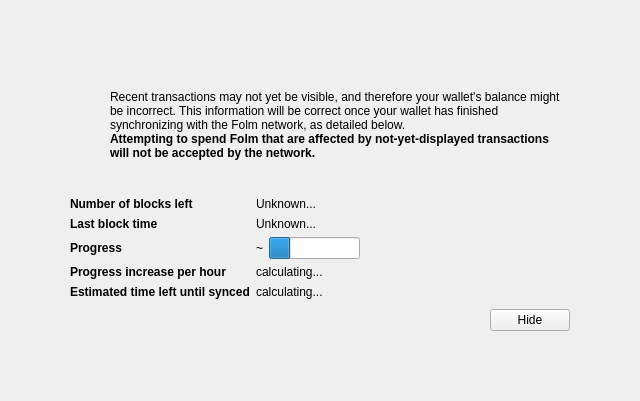
<?xml version="1.0" encoding="UTF-8"?>
<ui version="4.0">
 <class>ModalOverlay</class>
 <widget class="ModalOverlay" name="ModalOverlay">
  <property name="geometry">
   <rect>
    <x>0</x>
    <y>0</y>
    <width>640</width>
    <height>401</height>
   </rect>
  </property>
  <property name="windowTitle">
   <string>Form</string>
  </property>
  <layout class="QVBoxLayout" name="verticalLayout" stretch="0">
   <property name="sizeConstraint">
    <enum>QLayout::SetDefaultConstraint</enum>
   </property>
   <property name="leftMargin">
    <number>0</number>
   </property>
   <property name="topMargin">
    <number>0</number>
   </property>
   <property name="rightMargin">
    <number>0</number>
   </property>
   <property name="bottomMargin">
    <number>0</number>
   </property>
   <item>
    <widget class="QWidget" name="bgWidget" native="true">
     <property name="styleSheet">
      <string notr="true"/>
     </property>
     <layout class="QVBoxLayout" name="verticalLayoutMain" stretch="0">
      <property name="leftMargin">
       <number>60</number>
      </property>
      <property name="topMargin">
       <number>60</number>
      </property>
      <property name="rightMargin">
       <number>60</number>
      </property>
      <property name="bottomMargin">
       <number>60</number>
      </property>
      <item>
       <widget class="QWidget" name="contentWidget" native="true">
        <property name="styleSheet">
         <string notr="true"/>
        </property>
        <layout class="QVBoxLayout" name="verticalLayoutSub" stretch="1,0,0,0,0">
         <property name="spacing">
          <number>0</number>
         </property>
         <property name="leftMargin">
          <number>10</number>
         </property>
         <property name="topMargin">
          <number>10</number>
         </property>
         <property name="rightMargin">
          <number>10</number>
         </property>
         <property name="bottomMargin">
          <number>10</number>
         </property>
         <item>
          <layout class="QHBoxLayout" name="horizontalLayoutIconText" stretch="0,1">
           <property name="topMargin">
            <number>20</number>
           </property>
           <item>
            <layout class="QVBoxLayout" name="verticalLayoutIcon">
             <property name="leftMargin">
              <number>0</number>
             </property>
             <item>
              <widget class="QPushButton" name="warningIcon">
               <property name="enabled">
                <bool>false</bool>
               </property>
               <property name="text">
                <string/>
               </property>
               <property name="icon">
                <iconset>
                 <normaloff>:/icons/warning</normaloff>
                 <disabledoff>:/icons/warning</disabledoff>:/icons/warning</iconset>
               </property>
               <property name="iconSize">
                <size>
                 <width>48</width>
                 <height>48</height>
                </size>
               </property>
               <property name="flat">
                <bool>true</bool>
               </property>
              </widget>
             </item>
             <item>
              <spacer name="verticalSpacerWarningIcon">
               <property name="orientation">
                <enum>Qt::Vertical</enum>
               </property>
               <property name="sizeHint" stdset="0">
                <size>
                 <width>20</width>
                 <height>40</height>
                </size>
               </property>
              </spacer>
             </item>
            </layout>
           </item>
           <item>
            <layout class="QVBoxLayout" name="verticalLayoutInfoText">
             <property name="leftMargin">
              <number>0</number>
             </property>
             <property name="topMargin">
              <number>0</number>
             </property>
             <item>
              <widget class="QLabel" name="infoText">
               <property name="text">
                <string>Recent transactions may not yet be visible, and therefore your wallet's balance might be incorrect. This information will be correct once your wallet has finished synchronizing with the Folm network, as detailed below.</string>
               </property>
               <property name="textFormat">
                <enum>Qt::RichText</enum>
               </property>
               <property name="wordWrap">
                <bool>true</bool>
               </property>
              </widget>
             </item>
             <item>
              <widget class="QLabel" name="infoTextStrong">
               <property name="font">
                <font>
                 <weight>75</weight>
                 <bold>true</bold>
                </font>
               </property>
               <property name="text">
                <string>Attempting to spend Folm that are affected by not-yet-displayed transactions will not be accepted by the network.</string>
               </property>
               <property name="textFormat">
                <enum>Qt::RichText</enum>
               </property>
               <property name="wordWrap">
                <bool>true</bool>
               </property>
              </widget>
             </item>
             <item>
              <spacer name="verticalSpacerInTextSpace">
               <property name="orientation">
                <enum>Qt::Vertical</enum>
               </property>
               <property name="sizeHint" stdset="0">
                <size>
                 <width>20</width>
                 <height>40</height>
                </size>
               </property>
              </spacer>
             </item>
            </layout>
           </item>
          </layout>
         </item>
         <item>
          <spacer name="verticalSpacerAfterText">
           <property name="orientation">
            <enum>Qt::Vertical</enum>
           </property>
           <property name="sizeHint" stdset="0">
            <size>
             <width>20</width>
             <height>40</height>
            </size>
           </property>
          </spacer>
         </item>
         <item>
          <layout class="QFormLayout" name="formLayout">
           <property name="fieldGrowthPolicy">
            <enum>QFormLayout::FieldsStayAtSizeHint</enum>
           </property>
           <property name="horizontalSpacing">
            <number>6</number>
           </property>
           <property name="verticalSpacing">
            <number>6</number>
           </property>
           <property name="topMargin">
            <number>10</number>
           </property>
           <item row="0" column="0">
            <widget class="QLabel" name="labelNumberOfBlocksLeft">
             <property name="font">
              <font>
               <weight>75</weight>
               <bold>true</bold>
              </font>
             </property>
             <property name="text">
              <string>Number of blocks left</string>
             </property>
            </widget>
           </item>
           <item row="0" column="1">
            <widget class="QLabel" name="numberOfBlocksLeft">
             <property name="text">
              <string>Unknown...</string>
             </property>
            </widget>
           </item>
           <item row="1" column="0">
            <widget class="QLabel" name="labelLastBlockTime">
             <property name="font">
              <font>
               <weight>75</weight>
               <bold>true</bold>
              </font>
             </property>
             <property name="text">
              <string>Last block time</string>
             </property>
            </widget>
           </item>
           <item row="1" column="1">
            <widget class="QLabel" name="newestBlockDate">
             <property name="sizePolicy">
              <sizepolicy hsizetype="Maximum" vsizetype="Preferred">
               <horstretch>0</horstretch>
               <verstretch>0</verstretch>
              </sizepolicy>
             </property>
             <property name="text">
              <string>Unknown...</string>
             </property>
            </widget>
           </item>
           <item row="2" column="0">
            <widget class="QLabel" name="labelSyncDone">
             <property name="font">
              <font>
               <weight>75</weight>
               <bold>true</bold>
              </font>
             </property>
             <property name="text">
              <string>Progress</string>
             </property>
            </widget>
           </item>
           <item row="2" column="1">
            <layout class="QHBoxLayout" name="horizontalLayoutSync" stretch="0,1">
             <item>
              <widget class="QLabel" name="percentageProgress">
               <property name="text">
                <string>~</string>
               </property>
              </widget>
             </item>
             <item>
              <widget class="QProgressBar" name="progressBar">
               <property name="value">
                <number>24</number>
               </property>
               <property name="format">
                <string/>
               </property>
              </widget>
             </item>
            </layout>
           </item>
           <item row="4" column="0">
            <widget class="QLabel" name="labelProgressIncrease">
             <property name="font">
              <font>
               <weight>75</weight>
               <bold>true</bold>
              </font>
             </property>
             <property name="text">
              <string>Progress increase per hour</string>
             </property>
            </widget>
           </item>
           <item row="4" column="1">
            <widget class="QLabel" name="progressIncreasePerH">
             <property name="text">
              <string>calculating...</string>
             </property>
            </widget>
           </item>
           <item row="5" column="0">
            <widget class="QLabel" name="labelEstimatedTimeLeft">
             <property name="font">
              <font>
               <weight>75</weight>
               <bold>true</bold>
              </font>
             </property>
             <property name="text">
              <string>Estimated time left until synced</string>
             </property>
            </widget>
           </item>
           <item row="5" column="1">
            <widget class="QLabel" name="expectedTimeLeft">
             <property name="text">
              <string>calculating...</string>
             </property>
            </widget>
           </item>
          </layout>
         </item>
         <item>
          <layout class="QHBoxLayout" name="horizontalLayoutButtons">
           <property name="leftMargin">
            <number>10</number>
           </property>
           <property name="topMargin">
            <number>10</number>
           </property>
           <item>
            <spacer name="horizontalSpacer">
             <property name="orientation">
              <enum>Qt::Horizontal</enum>
             </property>
             <property name="sizeHint" stdset="0">
              <size>
               <width>40</width>
               <height>20</height>
              </size>
             </property>
            </spacer>
           </item>
           <item>
            <widget class="QPushButton" name="closeButton">
             <property name="text">
              <string>Hide</string>
             </property>
            </widget>
           </item>
          </layout>
         </item>
         <item>
          <layout class="QVBoxLayout" name="verticalLayout_2">
           <item>
            <spacer name="verticalSpacer">
             <property name="orientation">
              <enum>Qt::Vertical</enum>
             </property>
             <property name="sizeHint" stdset="0">
              <size>
               <width>20</width>
               <height>40</height>
              </size>
             </property>
            </spacer>
           </item>
          </layout>
         </item>
        </layout>
       </widget>
      </item>
     </layout>
    </widget>
   </item>
  </layout>
 </widget>
 <customwidgets>
  <customwidget>
   <class>ModalOverlay</class>
   <extends>QWidget</extends>
   <header>modaloverlay.h</header>
   <container>1</container>
  </customwidget>
 </customwidgets>
 <resources/>
 <connections/>
</ui>
